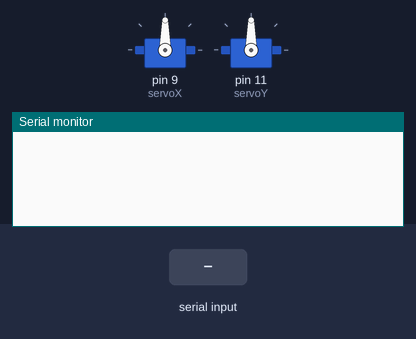
Bench run of a sketch on a simulated Arduino Uno, built with avr-gcc and run on an emulated ATmega328P. Shown: 2 × servo, the last lines printed to the serial monitor. Inputs (shaded band) come from the test bench.

Above: at 1.2 s.
1.3 s: "X 1\n" received over Serial
At 2.5 s:
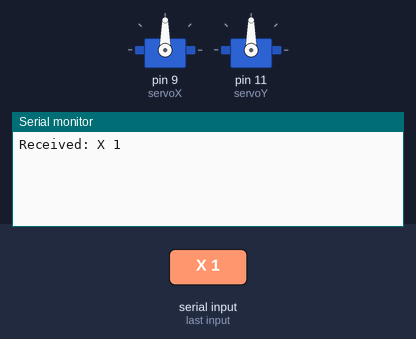
2.8 s: "Y 1\n" received over Serial
At 3.7 s:
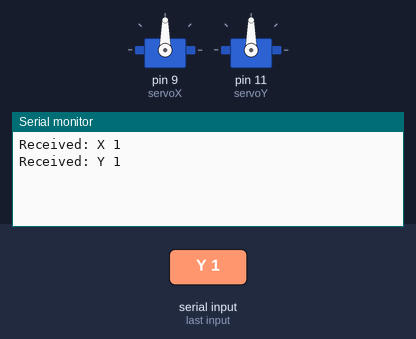
4.3 s: " Y\n" received over Serial
At 4.8 s:
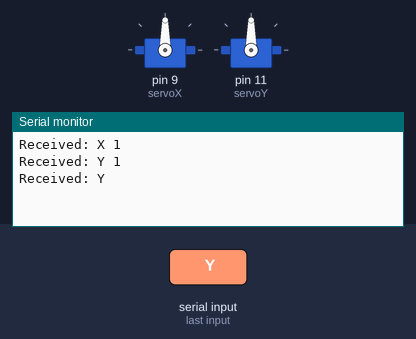

Measured:
- after the input at 1.3 s, the serial monitor: prints a new line at once (image 1)
- after the input at 2.8 s, the serial monitor: prints a new line at once (image 2)
- after the input at 4.3 s, the serial monitor: prints a new line at once (image 3)

The sketch:

face_ros.ino
```cpp
#include <Servo.h>

Servo servoX;  // Servo for X-axis
Servo servoY;  // Servo for Y-axis

int xpos = 90; // Default servo positions
int ypos = 90;

void setup() {
    Serial.begin(9600);
    servoX.attach(9);  // Connect X servo to pin 9
    servoY.attach(11); // Connect Y servo to pin 10

    servoX.write(xpos);
    servoY.write(ypos);

    //Serial.println("Arduino ready to receive data...");
}

void loop() {
    if (Serial.available() > 0) {
        String data = Serial.readStringUntil('\n');  // Read incoming serial data
        data.trim();  // Remove any trailing spaces or newlines

        Serial.println("Received: " + data);  // Echo received data

        // Parse incoming data
        if (data.startsWith("X") && data.indexOf(" Y") != -1) {
            int xIndex = data.indexOf("X") + 1;
            int yIndex = data.indexOf("Y") + 1;

            int xVal = data.substring(xIndex, data.indexOf(" ", xIndex)).toInt();
            int yVal = data.substring(yIndex).toInt();

            xpos = constrain(xVal, 0, 180);
            ypos = constrain(yVal, 0, 180);

            servoX.write(xpos);
            servoY.write(ypos);

            //Serial.println("Moved Servos -> X: " + String(xpos) + " Y: " + String(ypos));
        }
    }
}
```
